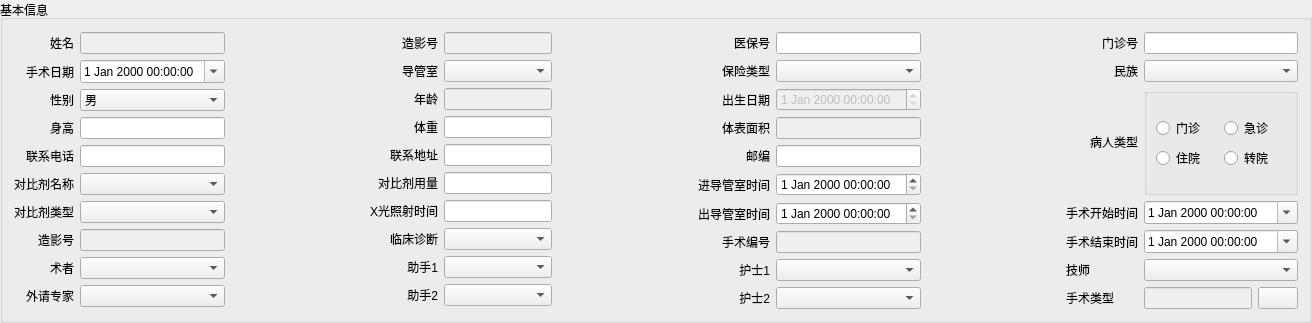
    <widget class="QGroupBox" name="group_box_baseinfo">
     <property name="styleSheet">
      <string notr="true"/>
     </property>
     <property name="title">
      <string>基本信息</string>
     </property>
     <property name="flat">
      <bool>false</bool>
     </property>
     <layout class="QHBoxLayout" name="horizontalLayout_3">
      <property name="topMargin">
       <number>12</number>
      </property>
      <item>
       <layout class="QGridLayout" name="gridLayout_4">
        <item row="0" column="0">
         <widget class="QLabel" name="label_11">
          <property name="text">
           <string>姓名</string>
          </property>
          <property name="alignment">
           <set>Qt::AlignRight|Qt::AlignTrailing|Qt::AlignVCenter</set>
          </property>
         </widget>
        </item>
        <item row="0" column="1">
         <widget class="QLineEdit" name="PatiChName">
          <property name="enabled">
           <bool>false</bool>
          </property>
          <property name="echoMode">
           <enum>QLineEdit::Normal</enum>
          </property>
          <property name="readOnly">
           <bool>false</bool>
          </property>
         </widget>
        </item>
        <item row="1" column="0">
         <widget class="QLabel" name="label_12">
          <property name="text">
           <string>手术日期</string>
          </property>
          <property name="alignment">
           <set>Qt::AlignRight|Qt::AlignTrailing|Qt::AlignVCenter</set>
          </property>
         </widget>
        </item>
        <item row="1" column="1">
         <widget class="QDateTimeEdit" name="PatiDate">
          <property name="calendarPopup">
           <bool>true</bool>
          </property>
          <property name="timeSpec">
           <enum>Qt::LocalTime</enum>
          </property>
         </widget>
        </item>
        <item row="2" column="0">
         <widget class="QLabel" name="label_13">
          <property name="text">
           <string>性别</string>
          </property>
          <property name="alignment">
           <set>Qt::AlignRight|Qt::AlignTrailing|Qt::AlignVCenter</set>
          </property>
         </widget>
        </item>
        <item row="2" column="1">
         <widget class="QComboBox" name="PatiSex">
          <item>
           <property name="text">
            <string>男</string>
           </property>
          </item>
          <item>
           <property name="text">
            <string>女</string>
           </property>
          </item>
          <item>
           <property name="text">
            <string>M</string>
           </property>
          </item>
          <item>
           <property name="text">
            <string>F</string>
           </property>
          </item>
         </widget>
        </item>
        <item row="3" column="0">
         <widget class="QLabel" name="label_14">
          <property name="text">
           <string>身高</string>
          </property>
          <property name="alignment">
           <set>Qt::AlignRight|Qt::AlignTrailing|Qt::AlignVCenter</set>
          </property>
         </widget>
        </item>
        <item row="3" column="1">
         <widget class="QLineEdit" name="PatiHeig"/>
        </item>
        <item row="4" column="0">
         <widget class="QLabel" name="label_15">
          <property name="text">
           <string>联系电话</string>
          </property>
          <property name="alignment">
           <set>Qt::AlignRight|Qt::AlignTrailing|Qt::AlignVCenter</set>
          </property>
         </widget>
        </item>
        <item row="4" column="1">
         <widget class="QLineEdit" name="TelNum"/>
        </item>
        <item row="5" column="0">
         <widget class="QLabel" name="label_16">
          <property name="text">
           <string>对比剂名称</string>
          </property>
          <property name="alignment">
           <set>Qt::AlignRight|Qt::AlignTrailing|Qt::AlignVCenter</set>
          </property>
         </widget>
        </item>
        <item row="5" column="1">
         <widget class="QComboBox" name="ShadowType1"/>
        </item>
        <item row="6" column="0">
         <widget class="QLabel" name="label_17">
          <property name="text">
           <string>对比剂类型</string>
          </property>
          <property name="alignment">
           <set>Qt::AlignRight|Qt::AlignTrailing|Qt::AlignVCenter</set>
          </property>
         </widget>
        </item>
        <item row="6" column="1">
         <widget class="QComboBox" name="ShadowLeixing"/>
        </item>
        <item row="7" column="0">
         <widget class="QLabel" name="label_18">
          <property name="text">
           <string>造影号</string>
          </property>
          <property name="alignment">
           <set>Qt::AlignRight|Qt::AlignTrailing|Qt::AlignVCenter</set>
          </property>
         </widget>
        </item>
        <item row="7" column="1">
         <widget class="QLineEdit" name="zyhao">
          <property name="enabled">
           <bool>false</bool>
          </property>
          <property name="readOnly">
           <bool>true</bool>
          </property>
         </widget>
        </item>
        <item row="8" column="0">
         <widget class="QLabel" name="label_19">
          <property name="text">
           <string>术者</string>
          </property>
          <property name="alignment">
           <set>Qt::AlignRight|Qt::AlignTrailing|Qt::AlignVCenter</set>
          </property>
         </widget>
        </item>
        <item row="8" column="1">
         <widget class="QComboBox" name="SurName"/>
        </item>
        <item row="9" column="0">
         <widget class="QLabel" name="label_20">
          <property name="text">
           <string>外请专家</string>
          </property>
          <property name="alignment">
           <set>Qt::AlignRight|Qt::AlignTrailing|Qt::AlignVCenter</set>
          </property>
         </widget>
        </item>
        <item row="9" column="1">
         <widget class="QComboBox" name="InsductorName"/>
        </item>
       </layout>
      </item>
      <item>
       <spacer name="horizontalSpacer">
        <property name="orientation">
         <enum>Qt::Horizontal</enum>
        </property>
        <property name="sizeHint" stdset="0">
         <size>
          <width>139</width>
          <height>20</height>
         </size>
        </property>
       </spacer>
      </item>
      <item>
       <layout class="QGridLayout" name="gridLayout_3">
        <item row="0" column="0">
         <widget class="QLabel" name="label_2">
          <property name="sizePolicy">
           <sizepolicy hsizetype="Preferred" vsizetype="Preferred">
            <horstretch>0</horstretch>
            <verstretch>0</verstretch>
           </sizepolicy>
          </property>
          <property name="text">
           <string>造影号</string>
          </property>
          <property name="alignment">
           <set>Qt::AlignRight|Qt::AlignTrailing|Qt::AlignVCenter</set>
          </property>
         </widget>
        </item>
        <item row="0" column="1">
         <widget class="QLineEdit" name="CaseID">
          <property name="enabled">
           <bool>false</bool>
          </property>
          <property name="readOnly">
           <bool>true</bool>
          </property>
         </widget>
        </item>
        <item row="1" column="0">
         <widget class="QLabel" name="label_6">
          <property name="sizePolicy">
           <sizepolicy hsizetype="Preferred" vsizetype="Preferred">
            <horstretch>0</horstretch>
            <verstretch>0</verstretch>
           </sizepolicy>
          </property>
          <property name="text">
           <string>导管室</string>
          </property>
          <property name="alignment">
           <set>Qt::AlignRight|Qt::AlignTrailing|Qt::AlignVCenter</set>
          </property>
         </widget>
        </item>
        <item row="1" column="1">
         <widget class="QComboBox" name="Room">
          <property name="currentIndex">
           <number>-1</number>
          </property>
          <item>
           <property name="text">
            <string>ROOM1</string>
           </property>
          </item>
          <item>
           <property name="text">
            <string>ROOM2</string>
           </property>
          </item>
          <item>
           <property name="text">
            <string>ROOM3</string>
           </property>
          </item>
          <item>
           <property name="text">
            <string>ROOM4</string>
           </property>
          </item>
         </widget>
        </item>
        <item row="2" column="0">
         <widget class="QLabel" name="label_10">
          <property name="sizePolicy">
           <sizepolicy hsizetype="Preferred" vsizetype="Preferred">
            <horstretch>0</horstretch>
            <verstretch>0</verstretch>
           </sizepolicy>
          </property>
          <property name="text">
           <string>年龄</string>
          </property>
          <property name="alignment">
           <set>Qt::AlignRight|Qt::AlignTrailing|Qt::AlignVCenter</set>
          </property>
         </widget>
        </item>
        <item row="2" column="1">
         <widget class="QLineEdit" name="PatiAge">
          <property name="enabled">
           <bool>false</bool>
          </property>
         </widget>
        </item>
        <item row="3" column="0">
         <widget class="QLabel" name="label_24">
          <property name="sizePolicy">
           <sizepolicy hsizetype="Preferred" vsizetype="Preferred">
            <horstretch>0</horstretch>
            <verstretch>0</verstretch>
           </sizepolicy>
          </property>
          <property name="text">
           <string>体重</string>
          </property>
          <property name="alignment">
           <set>Qt::AlignRight|Qt::AlignTrailing|Qt::AlignVCenter</set>
          </property>
         </widget>
        </item>
        <item row="3" column="1">
         <widget class="QLineEdit" name="PatiWeig">
          <property name="text">
           <string/>
          </property>
         </widget>
        </item>
        <item row="4" column="0">
         <widget class="QLabel" name="label_27">
          <property name="sizePolicy">
           <sizepolicy hsizetype="Preferred" vsizetype="Preferred">
            <horstretch>0</horstretch>
            <verstretch>0</verstretch>
           </sizepolicy>
          </property>
          <property name="text">
           <string>联系地址</string>
          </property>
          <property name="alignment">
           <set>Qt::AlignRight|Qt::AlignTrailing|Qt::AlignVCenter</set>
          </property>
         </widget>
        </item>
        <item row="4" column="1">
         <widget class="QLineEdit" name="Address"/>
        </item>
        <item row="5" column="0">
         <widget class="QLabel" name="label_31">
          <property name="sizePolicy">
           <sizepolicy hsizetype="Preferred" vsizetype="Preferred">
            <horstretch>0</horstretch>
            <verstretch>0</verstretch>
           </sizepolicy>
          </property>
          <property name="minimumSize">
           <size>
            <width>65</width>
            <height>0</height>
           </size>
          </property>
          <property name="text">
           <string>对比剂用量</string>
          </property>
          <property name="alignment">
           <set>Qt::AlignRight|Qt::AlignTrailing|Qt::AlignVCenter</set>
          </property>
         </widget>
        </item>
        <item row="5" column="1">
         <widget class="QLineEdit" name="ShadowNum1">
          <property name="sizePolicy">
           <sizepolicy hsizetype="Preferred" vsizetype="Fixed">
            <horstretch>0</horstretch>
            <verstretch>0</verstretch>
           </sizepolicy>
          </property>
         </widget>
        </item>
        <item row="6" column="0">
         <widget class="QLabel" name="label_32">
          <property name="sizePolicy">
           <sizepolicy hsizetype="Preferred" vsizetype="Preferred">
            <horstretch>0</horstretch>
            <verstretch>0</verstretch>
           </sizepolicy>
          </property>
          <property name="text">
           <string>X光照射时间</string>
          </property>
          <property name="alignment">
           <set>Qt::AlignRight|Qt::AlignTrailing|Qt::AlignVCenter</set>
          </property>
         </widget>
        </item>
        <item row="6" column="1">
         <widget class="QLineEdit" name="XTime">
          <property name="sizePolicy">
           <sizepolicy hsizetype="Preferred" vsizetype="Fixed">
            <horstretch>0</horstretch>
            <verstretch>0</verstretch>
           </sizepolicy>
          </property>
         </widget>
        </item>
        <item row="7" column="0">
         <widget class="QLabel" name="label_38">
          <property name="text">
           <string>临床诊断</string>
          </property>
          <property name="alignment">
           <set>Qt::AlignRight|Qt::AlignTrailing|Qt::AlignVCenter</set>
          </property>
         </widget>
        </item>
        <item row="7" column="1">
         <widget class="QComboBox" name="LCZD"/>
        </item>
        <item row="8" column="0">
         <widget class="QLabel" name="label_43">
          <property name="sizePolicy">
           <sizepolicy hsizetype="Preferred" vsizetype="Preferred">
            <horstretch>0</horstretch>
            <verstretch>0</verstretch>
           </sizepolicy>
          </property>
          <property name="text">
           <string>助手1</string>
          </property>
          <property name="alignment">
           <set>Qt::AlignRight|Qt::AlignTrailing|Qt::AlignVCenter</set>
          </property>
         </widget>
        </item>
        <item row="8" column="1">
         <widget class="QComboBox" name="Assis1"/>
        </item>
        <item row="9" column="0">
         <widget class="QLabel" name="label_39">
          <property name="sizePolicy">
           <sizepolicy hsizetype="Preferred" vsizetype="Preferred">
            <horstretch>0</horstretch>
            <verstretch>0</verstretch>
           </sizepolicy>
          </property>
          <property name="text">
           <string>助手2</string>
          </property>
          <property name="alignment">
           <set>Qt::AlignRight|Qt::AlignTrailing|Qt::AlignVCenter</set>
          </property>
         </widget>
        </item>
        <item row="9" column="1">
         <widget class="QComboBox" name="Assis2"/>
        </item>
       </layout>
      </item>
      <item>
       <spacer name="horizontalSpacer_2">
        <property name="orientation">
         <enum>Qt::Horizontal</enum>
        </property>
        <property name="sizeHint" stdset="0">
         <size>
          <width>140</width>
          <height>20</height>
         </size>
        </property>
       </spacer>
      </item>
      <item>
       <layout class="QGridLayout" name="gridLayout">
        <item row="0" column="0">
         <widget class="QLabel" name="label_30">
          <property name="sizePolicy">
           <sizepolicy hsizetype="Preferred" vsizetype="Preferred">
            <horstretch>0</horstretch>
            <verstretch>0</verstretch>
           </sizepolicy>
          </property>
          <property name="text">
           <string>医保号</string>
          </property>
          <property name="alignment">
           <set>Qt::AlignRight|Qt::AlignTrailing|Qt::AlignVCenter</set>
          </property>
         </widget>
        </item>
        <item row="0" column="1">
         <widget class="QLineEdit" name="InsurNum">
          <property name="enabled">
           <bool>true</bool>
          </property>
         </widget>
        </item>
        <item row="1" column="0">
         <widget class="QLabel" name="label_57">
          <property name="sizePolicy">
           <sizepolicy hsizetype="Preferred" vsizetype="Preferred">
            <horstretch>0</horstretch>
            <verstretch>0</verstretch>
           </sizepolicy>
          </property>
          <property name="text">
           <string>保险类型</string>
          </property>
          <property name="alignment">
           <set>Qt::AlignRight|Qt::AlignTrailing|Qt::AlignVCenter</set>
          </property>
         </widget>
        </item>
        <item row="1" column="1">
         <widget class="QComboBox" name="InsurType"/>
        </item>
        <item row="2" column="0">
         <widget class="QLabel" name="label_58">
          <property name="sizePolicy">
           <sizepolicy hsizetype="Preferred" vsizetype="Preferred">
            <horstretch>0</horstretch>
            <verstretch>0</verstretch>
           </sizepolicy>
          </property>
          <property name="text">
           <string>出生日期</string>
          </property>
          <property name="alignment">
           <set>Qt::AlignRight|Qt::AlignTrailing|Qt::AlignVCenter</set>
          </property>
         </widget>
        </item>
        <item row="2" column="1">
         <widget class="QDateTimeEdit" name="PatiDOB">
          <property name="enabled">
           <bool>false</bool>
          </property>
         </widget>
        </item>
        <item row="3" column="0">
         <widget class="QLabel" name="label_59">
          <property name="sizePolicy">
           <sizepolicy hsizetype="Preferred" vsizetype="Preferred">
            <horstretch>0</horstretch>
            <verstretch>0</verstretch>
           </sizepolicy>
          </property>
          <property name="text">
           <string>体表面积</string>
          </property>
          <property name="alignment">
           <set>Qt::AlignRight|Qt::AlignTrailing|Qt::AlignVCenter</set>
          </property>
         </widget>
        </item>
        <item row="3" column="1">
         <widget class="QLineEdit" name="PatiBSA">
          <property name="enabled">
           <bool>false</bool>
          </property>
          <property name="text">
           <string/>
          </property>
         </widget>
        </item>
        <item row="4" column="0">
         <widget class="QLabel" name="label_60">
          <property name="sizePolicy">
           <sizepolicy hsizetype="Preferred" vsizetype="Preferred">
            <horstretch>0</horstretch>
            <verstretch>0</verstretch>
           </sizepolicy>
          </property>
          <property name="text">
           <string>邮编</string>
          </property>
          <property name="alignment">
           <set>Qt::AlignRight|Qt::AlignTrailing|Qt::AlignVCenter</set>
          </property>
         </widget>
        </item>
        <item row="4" column="1">
         <widget class="QLineEdit" name="ZipCodeP"/>
        </item>
        <item row="5" column="0">
         <widget class="QLabel" name="label_61">
          <property name="sizePolicy">
           <sizepolicy hsizetype="Preferred" vsizetype="Preferred">
            <horstretch>0</horstretch>
            <verstretch>0</verstretch>
           </sizepolicy>
          </property>
          <property name="minimumSize">
           <size>
            <width>65</width>
            <height>0</height>
           </size>
          </property>
          <property name="text">
           <string>进导管室时间</string>
          </property>
          <property name="alignment">
           <set>Qt::AlignRight|Qt::AlignTrailing|Qt::AlignVCenter</set>
          </property>
         </widget>
        </item>
        <item row="5" column="1">
         <widget class="QDateTimeEdit" name="InRoomTime"/>
        </item>
        <item row="6" column="0">
         <widget class="QLabel" name="label_62">
          <property name="sizePolicy">
           <sizepolicy hsizetype="Preferred" vsizetype="Preferred">
            <horstretch>0</horstretch>
            <verstretch>0</verstretch>
           </sizepolicy>
          </property>
          <property name="text">
           <string>出导管室时间</string>
          </property>
          <property name="alignment">
           <set>Qt::AlignRight|Qt::AlignTrailing|Qt::AlignVCenter</set>
          </property>
         </widget>
        </item>
        <item row="6" column="1">
         <widget class="QDateTimeEdit" name="OutRoomTime"/>
        </item>
        <item row="7" column="0">
         <widget class="QLabel" name="label">
          <property name="text">
           <string>手术编号</string>
          </property>
          <property name="alignment">
           <set>Qt::AlignRight|Qt::AlignTrailing|Qt::AlignVCenter</set>
          </property>
         </widget>
        </item>
        <item row="7" column="1">
         <widget class="QLineEdit" name="SysCaseID">
          <property name="enabled">
           <bool>false</bool>
          </property>
          <property name="readOnly">
           <bool>true</bool>
          </property>
         </widget>
        </item>
        <item row="8" column="0">
         <widget class="QLabel" name="label_64">
          <property name="sizePolicy">
           <sizepolicy hsizetype="Preferred" vsizetype="Preferred">
            <horstretch>0</horstretch>
            <verstretch>0</verstretch>
           </sizepolicy>
          </property>
          <property name="text">
           <string>护士1</string>
          </property>
          <property name="alignment">
           <set>Qt::AlignRight|Qt::AlignTrailing|Qt::AlignVCenter</set>
          </property>
         </widget>
        </item>
        <item row="8" column="1">
         <widget class="QComboBox" name="Nursury1"/>
        </item>
        <item row="9" column="0">
         <widget class="QLabel" name="label_65">
          <property name="sizePolicy">
           <sizepolicy hsizetype="Preferred" vsizetype="Preferred">
            <horstretch>0</horstretch>
            <verstretch>0</verstretch>
           </sizepolicy>
          </property>
          <property name="text">
           <string>护士2</string>
          </property>
          <property name="alignment">
           <set>Qt::AlignRight|Qt::AlignTrailing|Qt::AlignVCenter</set>
          </property>
         </widget>
        </item>
        <item row="9" column="1">
         <widget class="QComboBox" name="Nursury2"/>
        </item>
       </layout>
      </item>
      <item>
       <spacer name="horizontalSpacer_3">
        <property name="orientation">
         <enum>Qt::Horizontal</enum>
        </property>
        <property name="sizeHint" stdset="0">
         <size>
          <width>139</width>
          <height>20</height>
         </size>
        </property>
       </spacer>
      </item>
      <item>
       <layout class="QGridLayout" name="gridLayout_2">
        <item row="0" column="0">
         <widget class="QLabel" name="label_3">
          <property name="text">
           <string>门诊号</string>
          </property>
          <property name="alignment">
           <set>Qt::AlignRight|Qt::AlignTrailing|Qt::AlignVCenter</set>
          </property>
         </widget>
        </item>
        <item row="0" column="1">
         <widget class="QLineEdit" name="CaseNum">
          <property name="enabled">
           <bool>true</bool>
          </property>
         </widget>
        </item>
        <item row="1" column="0">
         <widget class="QLabel" name="label_4">
          <property name="text">
           <string>民族</string>
          </property>
          <property name="alignment">
           <set>Qt::AlignRight|Qt::AlignTrailing|Qt::AlignVCenter</set>
          </property>
         </widget>
        </item>
        <item row="1" column="1">
         <widget class="QComboBox" name="minzu"/>
        </item>
        <item row="2" column="0">
         <widget class="QLabel" name="label_63">
          <property name="text">
           <string>病人类型</string>
          </property>
          <property name="alignment">
           <set>Qt::AlignRight|Qt::AlignTrailing|Qt::AlignVCenter</set>
          </property>
         </widget>
        </item>
        <item row="2" column="1">
         <widget class="QGroupBox" name="groupBox_18">
          <property name="enabled">
           <bool>true</bool>
          </property>
          <property name="title">
           <string/>
          </property>
          <property name="flat">
           <bool>false</bool>
          </property>
          <property name="checkable">
           <bool>false</bool>
          </property>
          <layout class="QGridLayout" name="gridLayout_8">
           <item row="0" column="0">
            <layout class="QGridLayout" name="gridLayout_6">
             <item row="0" column="0">
              <widget class="QRadioButton" name="mz">
               <property name="text">
                <string>门诊</string>
               </property>
              </widget>
             </item>
             <item row="0" column="1">
              <widget class="QRadioButton" name="jz">
               <property name="text">
                <string>急诊</string>
               </property>
              </widget>
             </item>
             <item row="1" column="0">
              <widget class="QRadioButton" name="zhuyuan">
               <property name="text">
                <string>住院</string>
               </property>
              </widget>
             </item>
             <item row="1" column="1">
              <widget class="QRadioButton" name="zhuanyuan">
               <property name="text">
                <string>转院</string>
               </property>
              </widget>
             </item>
            </layout>
           </item>
          </layout>
         </widget>
        </item>
        <item row="3" column="0">
         <widget class="QLabel" name="label_35">
          <property name="sizePolicy">
           <sizepolicy hsizetype="Fixed" vsizetype="Preferred">
            <horstretch>0</horstretch>
            <verstretch>0</verstretch>
           </sizepolicy>
          </property>
          <property name="text">
           <string>手术开始时间</string>
          </property>
         </widget>
        </item>
        <item row="3" column="1">
         <widget class="QDateTimeEdit" name="BeginTime">
          <property name="sizePolicy">
           <sizepolicy hsizetype="Preferred" vsizetype="Fixed">
            <horstretch>0</horstretch>
            <verstretch>0</verstretch>
           </sizepolicy>
          </property>
          <property name="calendarPopup">
           <bool>true</bool>
          </property>
         </widget>
        </item>
        <item row="4" column="0">
         <widget class="QLabel" name="label_36">
          <property name="sizePolicy">
           <sizepolicy hsizetype="Fixed" vsizetype="Preferred">
            <horstretch>0</horstretch>
            <verstretch>0</verstretch>
           </sizepolicy>
          </property>
          <property name="text">
           <string>手术结束时间</string>
          </property>
         </widget>
        </item>
        <item row="4" column="1">
         <widget class="QDateTimeEdit" name="EndTime">
          <property name="sizePolicy">
           <sizepolicy hsizetype="Preferred" vsizetype="Fixed">
            <horstretch>0</horstretch>
            <verstretch>0</verstretch>
           </sizepolicy>
          </property>
          <property name="calendarPopup">
           <bool>true</bool>
          </property>
         </widget>
        </item>
        <item row="5" column="0">
         <widget class="QLabel" name="label_45">
          <property name="sizePolicy">
           <sizepolicy hsizetype="Fixed" vsizetype="Preferred">
            <horstretch>0</horstretch>
            <verstretch>0</verstretch>
           </sizepolicy>
          </property>
          <property name="minimumSize">
           <size>
            <width>20</width>
            <height>0</height>
           </size>
          </property>
          <property name="text">
           <string>技师</string>
          </property>
         </widget>
        </item>
        <item row="5" column="1">
         <widget class="QComboBox" name="Techno">
          <property name="sizePolicy">
           <sizepolicy hsizetype="Minimum" vsizetype="Fixed">
            <horstretch>0</horstretch>
            <verstretch>0</verstretch>
           </sizepolicy>
          </property>
          <property name="minimumSize">
           <size>
            <width>135</width>
            <height>0</height>
           </size>
          </property>
         </widget>
        </item>
        <item row="6" column="0">
         <widget class="QLabel" name="label_46">
          <property name="text">
           <string>手术类型</string>
          </property>
         </widget>
        </item>
        <item row="6" column="1">
         <layout class="QHBoxLayout" name="horizontalLayout_2">
          <item>
           <widget class="QLineEdit" name="SurType">
            <property name="enabled">
             <bool>false</bool>
            </property>
           </widget>
          </item>
          <item>
           <widget class="QPushButton" name="add_surtype">
            <property name="sizePolicy">
             <sizepolicy hsizetype="Maximum" vsizetype="Fixed">
              <horstretch>0</horstretch>
              <verstretch>0</verstretch>
             </sizepolicy>
            </property>
            <property name="minimumSize">
             <size>
              <width>20</width>
              <height>0</height>
             </size>
            </property>
            <property name="styleSheet">
             <string notr="true">image: url(:/images/images/plus_button.png);</string>
            </property>
            <property name="text">
             <string/>
            </property>
           </widget>
          </item>
         </layout>
        </item>
       </layout>
      </item>
     </layout>
    </widget>
